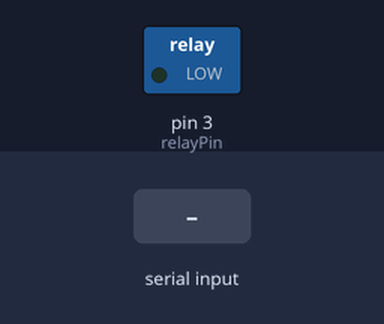
The sketch below on a simulated Arduino Uno, built with avr-gcc and run on an emulated ATmega328P. On the bench: switched loads named in the sketch (green lamp = pin HIGH). The inputs (shaded band) are chosen by the test bench.

Above: at 1.2 s.
1.3 s: "1" received over Serial
At 2.5 s:
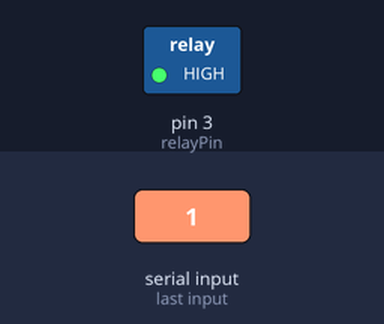
2.8 s: "0" received over Serial
At 3.7 s:
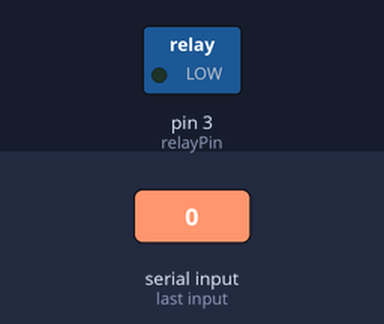
Timing chart, 0 to 5.8 s (numbered marks = the images above; inputs shaded):
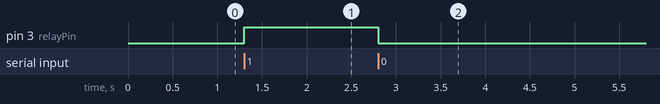

Measured:
- after the input at 1.3 s, pin 3 (relayPin): LOW → HIGH at once
- after the input at 2.8 s, pin 3 (relayPin): HIGH → LOW at once

The sketch:

Arduino_relay.ino
```cpp
const int relayPin = 3;

void setup() {
  // Set the relay pin as an output
  pinMode(relayPin, OUTPUT);
  // Start serial communication at 9600 baud rate
  Serial.begin(9600);
}

void loop() {
  if (Serial.available() > 0) {
    char command = Serial.read(); // Read the incoming byte
    if (command == '1') {
      digitalWrite(relayPin, HIGH); // Turn relay ON
    } else if (command == '0') {
      digitalWrite(relayPin, LOW); // Turn relay OFF
    }
  }
}
```
